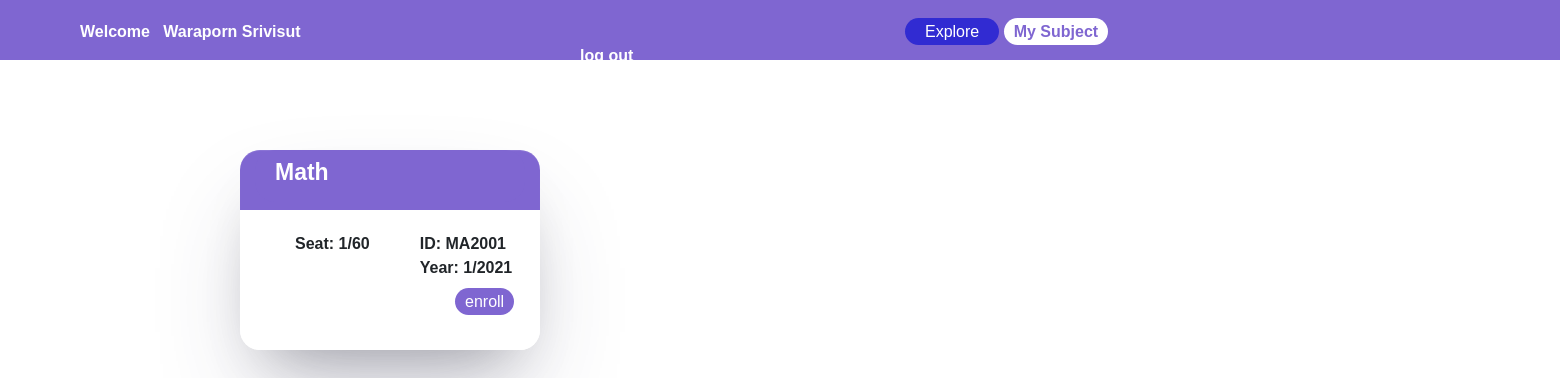
/regis/course/5/ (signed in), run on the app's committed database.
### regis/models.py (models this page shows)
class Course(models.Model):
    c_name = models.CharField(max_length=200)
    c_code = models.CharField(max_length=10)
    number_of_Applicants = models.IntegerField(default=0)
    seat = models.IntegerField()
    status = models.IntegerField(null=True)
    semeter = models.ForeignKey(Term,on_delete=models.CASCADE,related_name="c_term")
    student =  models.ManyToManyField(User, blank=True,related_name="student")
    for_year = models.IntegerField(null=True)
    year = models.IntegerField(null=True)
    def __str__(self):
        return f"{self.c_name}"

class Term(models.Model):   # 1 physics
    semeter =  models.IntegerField()
    year = models.IntegerField()
    def __str__(self):
        return f"{self.semeter}/{self.year}"

### regis/views.py (the view)
# urls.py: path('course/<int:course_id>/',views.course , name="course"),
def course(request,course_id):
    status = 0
    course = Course.objects.all().filter(id=course_id)
    check = Course.objects.get(pk=course_id)
    if request.user in check.student.all():
        status = 1
    return render(request, "regis/course.html",{"course":course,"status":status})

### regis/templates/regis/course.html
  {% extends "regis/layout.html" %}
  {% block page%}
  <a href="{% url 'regis:home' %}" id="home">Explore</a>
  <a href="{% url 'regis:mysub'%}" id="mysub">My Subject</a>
  {% endblock %}
  {% block content %}
    <section class="nav">
    </section >
    <section class="body">
       {% for course in course  %}
            <ul>
                <div class="container">
                    <div class="header">{{course}}</div>
                    <div class="content">
                        <li>Seat: {{course.number_of_Applicants}}/{{course.seat}}   </li>
                        <w>
                            <li>ID: {{course.c_code}}   </li>
                            <li>Year: {{course.semeter}}</li>
                        </w>
                    </div>
                    {% if course.number_of_Applicants == course.seat %}
                        <p class="enroll"><a id="full">Class is full</a></p>
                    {% else %}
                        {%if course.status != 1 %}
                          <p class="enroll"><a id="full">close</a></p>
                        {%else%}
                            {%if status == 0%}
                          <p class="enroll"><a href="{% url 'regis:regis' course.id  %}" id="enroll">enroll</a></p>
                            {%else%}
                          <p class="enroll"><a href="{% url 'regis:cancel' course.id 2 %}" id="cancel">cancel</a></p>
                            {% endif %}
                          {% endif %}
                    {% endif %}
                </div>
            </ul>
        {% endfor %}
    </section>
  {% endblock %}

### regis/templates/regis/layout.html (shortened to what this page needs)
<!DOCTYPE html>
<html lang="en">
<head>
   <link href="//maxcdn.bootstrapcdn.com/bootstrap/4.1.1/css/bootstrap.min.css" rel="stylesheet" id="bootstrap-css">
    {% load static %}
    <link rel="stylesheet" type="text/css" href="{% static 'css/style.css' %}">
</head>
<body>
  <header>
    <a2 id="user">Welcome  &nbsp {{user.first_name}} {{user.last_name}}</a2>
    {% block page%}
    {% endblock %}
    <a href="{% url 'users:logout' %}" id='logout'>log out</a>
  </header>
        {% block content %}
        {% endblock %}
</body>
</html>

### regis/static/css/style.css (style rules this page uses)
body { font-family: 'Niramit', sans-serif; margin: 0; }
body header { width: 100%; height: 60px; padding-top: 20px; background: #7F66D1; position: fixed; }
#user { font-weight: bold; text-decoration: none; color: white; padding-left: 80px; padding-right: 600px; }
body section.body { padding-top: 50px; padding-bottom: 240px; padding-left: 200px; display: flex; flex-wrap: wrap; width: 1700px; }
.nav { padding-top: 100px; }
#home { padding-right: 20px; text-decoration: none; color:white; border-radius: 20px; padding: 5px 20px; background: #312BD2; }
#mysub { padding-right: 20px; text-decoration: none; color:#7F66D1; border-radius: 20px; padding: 5px 10px; background: white; font-weight: bold; }
#logout { font-weight: bold; text-decoration: none; color: white; padding-left: 580px; }
body section ul { margin-right: 40px; }
.enroll { padding-left: 200px; }
#enroll { text-decoration: none; color:white; border-radius: 20px; padding: 5px 10px; background: #7F66D1; }
body section ul div.container { width: 300px; height: 200px; background: linear-gradient(0deg, white 0%, white 70%, #7F66D1 50%, #7F66D1 100%); list-style: none; border-radius: 20px; box-shadow: rgba(255, 255, 255, 0.1) 0px 1px 1px 0px inset, rgba(50, 50, 93, 0.25) 0px 50px 100px -20px, rgba(0, 0, 0, 0.3) 0px 30px 60px -30px; transition: all 0.8s; }
body section ul div.container div.header { background: #7F66D1; padding-top: 5px; padding-left: 20px; padding-bottom: 12px; font-size: 23px; font-weight: bold; color: white; border-radius: 20px; }
body section ul div.container div.content { display: flex; padding-top: 30px; padding-left: 40px; font-weight: bold; padding-bottom: 10px; }
body section ul div.container w li { list-style: none; padding-left: 50px; }

### data on the page
Course: c_name "Math", number_of_Applicants "1", seat "60", c_code "MA2001", semeter "1/2021", status "enroll"

### other printed values
{{ user.first_name }} "Waraporn"
{{ user.last_name }} "Srivisut"
